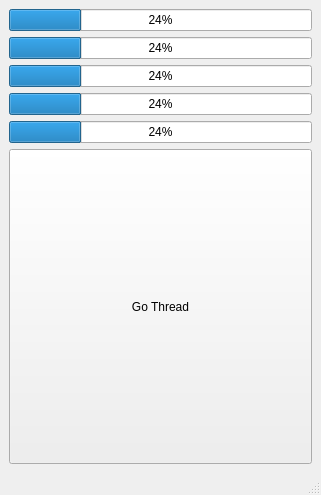
<?xml version="1.0" encoding="UTF-8"?>
<ui version="4.0">
 <class>MainWindow</class>
 <widget class="QMainWindow" name="MainWindow">
  <property name="geometry">
   <rect>
    <x>0</x>
    <y>0</y>
    <width>321</width>
    <height>495</height>
   </rect>
  </property>
  <property name="windowTitle">
   <string>MainWindow</string>
  </property>
  <widget class="QWidget" name="centralwidget">
   <layout class="QVBoxLayout" name="verticalLayout_2">
    <item>
     <layout class="QGridLayout" name="gridLayout">
      <item row="0" column="0">
       <widget class="QProgressBar" name="pb1">
        <property name="value">
         <number>24</number>
        </property>
       </widget>
      </item>
      <item row="1" column="0">
       <widget class="QProgressBar" name="pb2">
        <property name="value">
         <number>24</number>
        </property>
       </widget>
      </item>
      <item row="2" column="0">
       <widget class="QProgressBar" name="pb3">
        <property name="value">
         <number>24</number>
        </property>
       </widget>
      </item>
      <item row="3" column="0">
       <widget class="QProgressBar" name="pb4">
        <property name="value">
         <number>24</number>
        </property>
       </widget>
      </item>
      <item row="4" column="0">
       <widget class="QProgressBar" name="pb5">
        <property name="value">
         <number>24</number>
        </property>
       </widget>
      </item>
      <item row="5" column="0">
       <widget class="QPushButton" name="pushButton">
        <property name="sizePolicy">
         <sizepolicy hsizetype="Minimum" vsizetype="Minimum">
          <horstretch>0</horstretch>
          <verstretch>0</verstretch>
         </sizepolicy>
        </property>
        <property name="text">
         <string>Go Thread</string>
        </property>
       </widget>
      </item>
     </layout>
    </item>
   </layout>
  </widget>
  <widget class="QMenuBar" name="menubar">
   <property name="geometry">
    <rect>
     <x>0</x>
     <y>0</y>
     <width>321</width>
     <height>28</height>
    </rect>
   </property>
  </widget>
  <widget class="QStatusBar" name="statusbar"/>
 </widget>
 <resources/>
 <connections>
  <connection>
   <sender>pushButton</sender>
   <signal>clicked()</signal>
   <receiver>MainWindow</receiver>
   <slot>gogo()</slot>
   <hints>
    <hint type="sourcelabel">
     <x>160</x>
     <y>386</y>
    </hint>
    <hint type="destinationlabel">
     <x>82</x>
     <y>467</y>
    </hint>
   </hints>
  </connection>
 </connections>
 <slots>
  <slot>gogo()</slot>
 </slots>
</ui>
